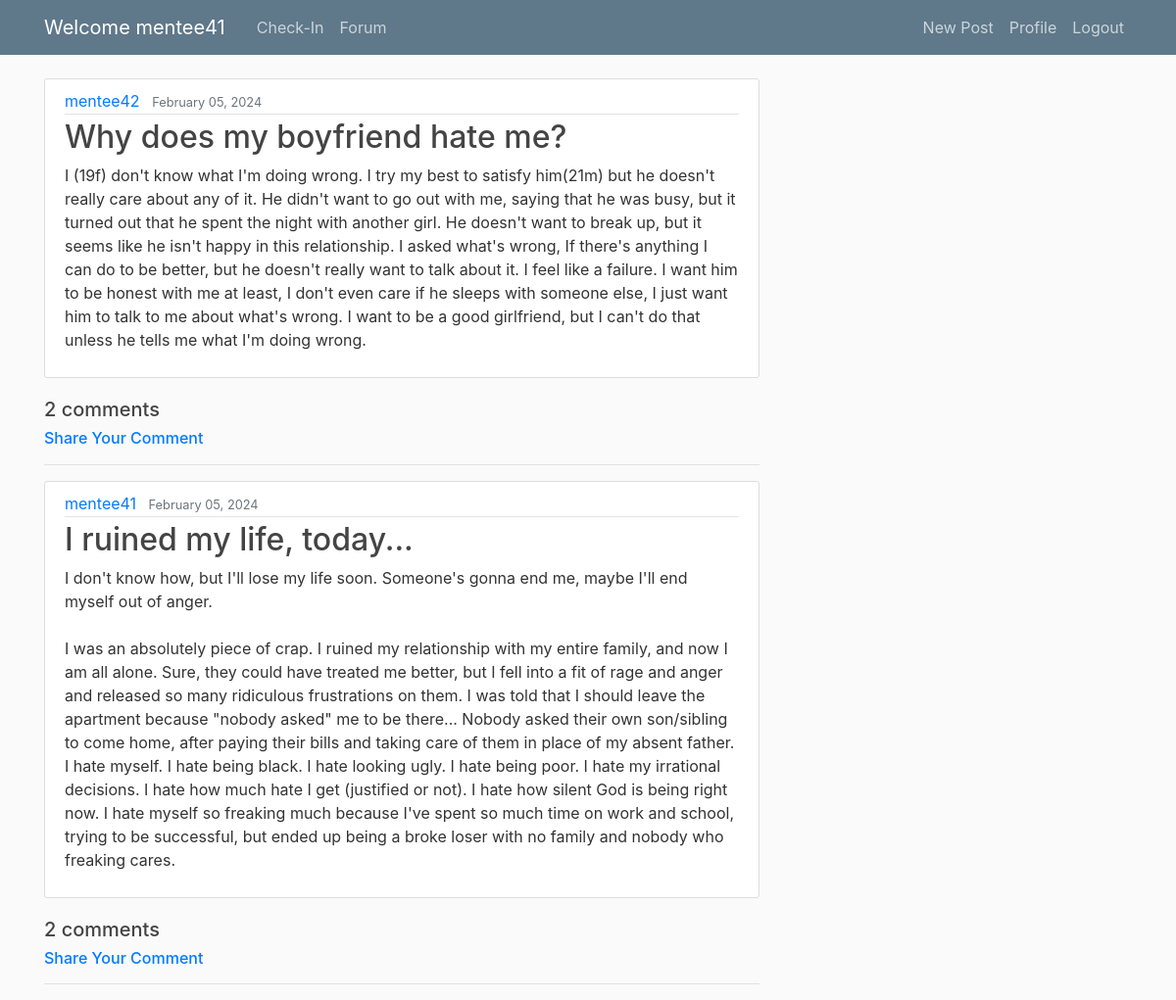
Screenshot of /feed/ (signed in) with the database file from the repository.
### feed/models.py (models this page shows, shortened)
class Post(models.Model):
    title = models.CharField(max_length=100)
    content = models.TextField()
    date_posted = models.DateTimeField(default=timezone.now)
    author = models.ForeignKey(User, on_delete=models.CASCADE)

### feed/views.py (the view)
# urls.py: path('', PostListView.as_view(), name ='feed-forum'),
@method_decorator(login_required, name='dispatch')
class PostListView(ListView):
    model = Post
    template_name = 'feed/forum.html'  # view look for this pattern HTML template: <app>/<model>_<viewtype>.html
    context_object_name = 'posts'
    ordering = ['-date_posted']
    paginate_by = 2
    def get_queryset(self):
        user = User.objects.filter(username=self.request.user).first()
        if user.is_superuser:
            return Post.objects.all().order_by('-date_posted')
        if user.user_profile.role=='mentee':
            mentor_email = user.user_profile.mentor_email
            userProfiles= UserProfile.objects.filter(mentor_email=mentor_email)
            mentee_users = User.objects.filter(id__in=userProfiles.values('user_id'))
            return Post.objects.filter(author__in=mentee_users.values('id')).order_by('-date_posted')
        elif user.user_profile.role=='mentor':
            mentor_email = user.email
            userProfiles= UserProfile.objects.filter(mentor_email=mentor_email)
            mentee_users = User.objects.filter(id__in=userProfiles.values('user_id'))
            return Post.objects.filter(author__in=mentee_users.values('id')).order_by('-date_posted')
        return user.post_set.all().order_by('-date_posted')

### feed/templates/feed/forum.html (shortened to what this page needs)
{% extends "feed/base.html" %}
{% block content %}
    {% for post in posts %}
        <article class="media content-section">
          <div class="media-body">
            <div class="article-metadata">
              <a class="mr-2" href="{% url 'user-posts' post.author.username %}">{{ post.author }}</a>
              <small class="text-muted">{{ post.date_posted|date:"F d, Y" }}</small>
            </div>
            <h2><a class="article-title" href="{% url 'post-detail' post.id %}">{{ post.title }}</a></h2>
            <p class="article-content">{{ post.content }}</p>
          </div>
        </article>
        {% with comments=post.comment_set.all %}
          {% with comments_count=comments|length %}
            <h5> {{comments_count}} comments </h5>
          {% endwith %}
        {% endwith %}
        <h6> <a href="{% url 'post-detail' post.id %}">Share Your Comment</a> </h6>
        <hr>
    {% endfor %}
{% endblock content %}

### feed/templates/feed/base.html (shortened to what this page needs)
{% load static %}
<!DOCTYPE html>
<html>
<head>
    <link rel="stylesheet" href="https://maxcdn.bootstrapcdn.com/bootstrap/4.0.0/css/bootstrap.min.css">
    <link
    href="https://cdnjs.cloudflare.com/ajax/libs/font-awesome/6.0.0/css/all.min.css"
    rel="stylesheet"
    />
<link rel="stylesheet" type="text/css" href="{% static 'feed/main.css' %}">
</head>
<body>
    <header class="site-header">
      <nav class="navbar navbar-expand-md navbar-dark bg-steel fixed-top">
        <div class="container">
          {% if user.is_authenticated %}
                {% if user.is_superuser %}
                  <a class="navbar-brand mr-4" href="{% url 'survey-home' %}">Welcome {{user.username}}</a>
                {% elif user.user_profile.role == 'mentor' %}
                  <a class="navbar-brand mr-4" href="{% url 'vizual-home' %}">Welcome {{user.username}}</a>
                {% elif user.user_profile.role == 'mentee' %}
                  <a class="navbar-brand mr-4" href="{% url 'survey-home' %}">Welcome {{user.username}}</a>
                {% endif %}
              {% endif %}
          <div class="collapse navbar-collapse" id="navbarToggle">
            <div class="navbar-nav mr-auto">
              {% if user.is_authenticated %}
                {% if user.is_superuser %}
                  <a class="nav-item nav-link" href="{% url 'vizual-home' %}">Progress-Tracker</a>
                  <a class="nav-item nav-link" href="{% url 'survey-home' %}">Check-In</a>
                  <a class="nav-item nav-link" href="{% url 'feed-forum' %}">Forum</a>
                {% elif user.user_profile.role == 'mentor' %}
                  <a class="nav-item nav-link" href="{% url 'vizual-home' %}">Progress-Tracker</a>
                  <a class="nav-item nav-link" href="{% url 'feed-forum' %}">Forum</a>
                {% elif user.user_profile.role == 'mentee' %}
                  <a class="nav-item nav-link" href="{% url 'survey-home' %}">Check-In</a>
                  <a class="nav-item nav-link" href="{% url 'feed-forum' %}">Forum</a>
                {% endif %}
              {% endif %}
            </div>
            <div class="navbar-nav">
              {% if user.is_authenticated %}
                <a class="nav-item nav-link" href="{% url 'post-create' %}">New Post</a>
                <a class="nav-item nav-link" href="{% url 'profile' %}">Profile</a>
                <a class="nav-item nav-link" href="{% url 'logout' %}">Logout</a>
              {% else %}
                <a class="nav-item nav-link" href="{% url 'login' %}">Login</a>
                <a class="nav-item nav-link" href="{% url 'register' %}">Register</a>
              {% endif %}
            </div>
          </div>
        </div>
      </nav>
    </header>
    <main role="main" class="container">
      <div class="row">
        <div class="col-md-8">
          {% block content %}{% endblock %}
        </div>
        <div class="col-md-4">
        </div>
      </div>
    </main>
</body>
</html>

### feed/static/feed/main.css (style rules this page uses)
body { background: #fafafa; color: #333333; margin-top: 5rem; }
h1, h2, h3, h4, h5, h6 { color: #444444; }
.bg-steel { background-color: #5f788a; }
.site-header .navbar-nav .nav-link { color: #cbd5db; }
.content-section { background: #ffffff; padding: 10px 20px; border: 1px solid #dddddd; border-radius: 3px; margin-bottom: 20px; }
.article-title { color: #444444; }
.article-content { white-space: pre-line; }
.article-metadata { padding-bottom: 1px; margin-bottom: 4px; border-bottom: 1px solid #e3e3e3 }

### rows the page displays
Post: author "mentee42", date_posted "February 05, 2024", title "Why does my boyfriend hate me?", content "I (19f) don't know what I'm doing wrong. I try my best to satisfy him(21m) but he doesn't really care about any of it. He didn't want to go out with me, saying that he was busy, but it turned out that he spent the night with another girl. He doesn't want to break up, but it seems like he isn't happy in this relationship. I asked what's wrong, If there's anything I can do to be better, but he doesn't really want to talk about it. I feel like a failure. I want him to be honest with me at least, I don't even care if he sleeps with someone else, I just want him to talk to me about what's wrong. I want to be a good girlfriend, but I can't do that unless he tells me what I'm doing wrong.", comments_count "2"
Post: author "mentee41", date_posted "February 05, 2024", title "I ruined my life, today...", content "I don't know how, but I'll lose my life soon. Someone's gonna end me, maybe I'll end myself out of anger. I was an absolutely piece of crap. I ruined my relationship with my entire family, and now I am all alone. Sure, they could have treated me better, but I fell into a fit of rage and anger and released so many ridiculous frustrations on them. I was told that I should leave the apartment because \"nobody asked\" me to be there... Nobody asked their own son/sibling to come home, after paying their bills and taking care of them in place of my absent father. I hate myself. I hate being black. I hate looking ugly. I hate being poor. I hate my irrational decisions. I hate how much hate I get…", comments_count "2"

### other values shown
{{ user.username }} "mentee41"
